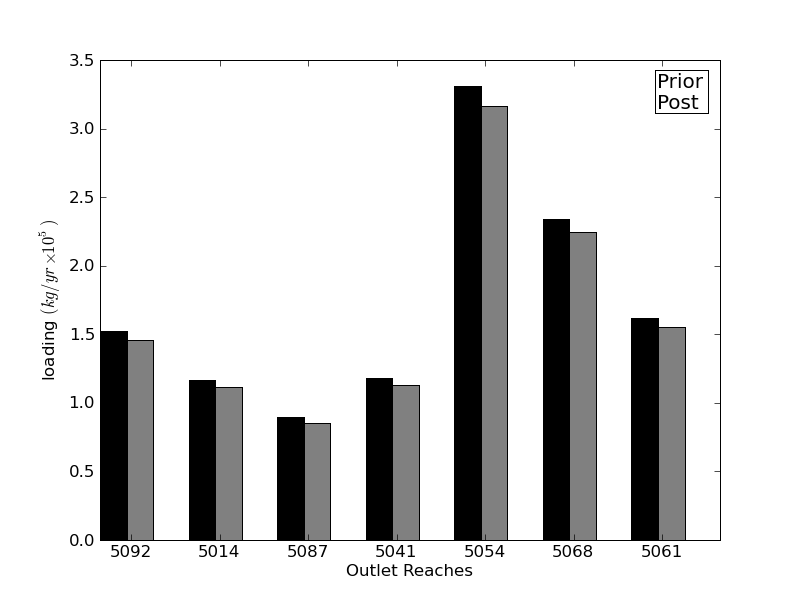

This chart was generated by the following Python code:
import networkx as nx
import matplotlib.pyplot as plt
import numpy as np
from networkx import graphviz_layout
from pySPARROW import Network, Reach

path = "test.h5"
workspace = "/home/user/pysparrow-read-only/examples/testing_on_sample_sparrow_dataset/"
test_reach = '5012'

net = Network(workspace + 'test.h5')
G=net._g.subgraph(net.get_upstream_reaches(net.get_reach(test_reach)))
wb = net.get_waterbody(test_reach)
l_old = wb.get_fert_load()

wbs =['5092', '5014', '5087', '5041', '5054', '5068', '5061']
l_new = []
for j in wbs:
        wb = net.get_waterbody(j)
        l_new.append(wb.get_tot_load() / 10**5)

N = 7
ind = np.arange(N)     
plt.subplot(1,1,1)
plt.bar(ind, l_new, width = 0.3, color="black")

increase = [1]
l_new2 = []
for i in increase:
    
    # update 
    for r in G:
        r._Temp_F += 2.0
    
    for j in wbs:
        wb = net.get_waterbody(j)
        l_new2.append(wb.get_tot_load()/ 10**5)

#l_error1 = []
#for i in range(0, len(l_new)):
#    l_error1.append((l_new[i] - l_new[0]) / l_new[0] * 100.0)
#    print l_error1[i]
N = 7
ind = np.arange(N)     
plt.subplot(1,1,1)
plt.bar(ind + 0.3, l_new2, width = 0.3, color="gray")

net = Network(workspace + 'test.h5')
G=net._g.subgraph(net.get_upstream_reaches(net.get_reach(test_reach)))
l_new = []
for i in increase:

    # update 
    for r in G:
        r._NLCD['42'] += 1.0
    
    wb = net.get_waterbody(test_reach)
    l_new.append(wb.get_tot_load())

#l_error2 = []
#for i in range(0, len(l_new)):
#    l_error2.append((l_new[i] - l_new[0]) / l_new[0] * 100.0)
#    print l_error2[i]
    
#plt.subplot(2,1,2)
#plt.plot(increase, l_error2, color="black")
plt.legend( (l_new[0], l_new2[0]), ('Prior', 'Post') )
plt.xticks(ind+0.35, ('5092', '5014', '5087', '5041', '5054', '5068', '5061') )
plt.ylabel(r'loading $(kg/yr\times10^5)$')
plt.xlabel('Outlet Reaches')
plt.savefig('network_viz_04.png')


